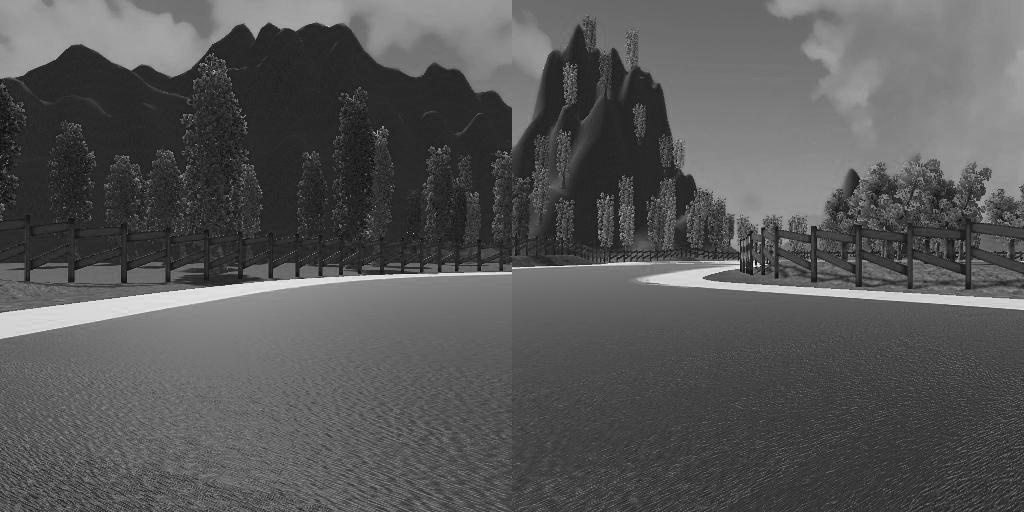
#> input picture Images/fun.jpg, 1024 x 512 px
$ python -i utilis.py   (imports and definitions only)
#> lines starting #> are read from the running program, lines starting #| are printed output that depends on the picture
#> further down, picture is the input picture: shape (512, 1024, 3); min 0, max 242, mean 87
import cv2, os
import numpy as np
import matplotlib.image as mpimg


IMAGE_HEIGHT, IMAGE_WIDTH, IMAGE_CHANNELS = 66, 200, 3
INPUT_SHAPE = (IMAGE_HEIGHT, IMAGE_WIDTH, IMAGE_CHANNELS)


# [6 lines left out: function load_image, not called in this run]


def crop(image):
    """
    Crop the image (removing the sky at the top and the car front at the bottom)
    """
    return image[60:-25, :, :] # remove the sky and the car front
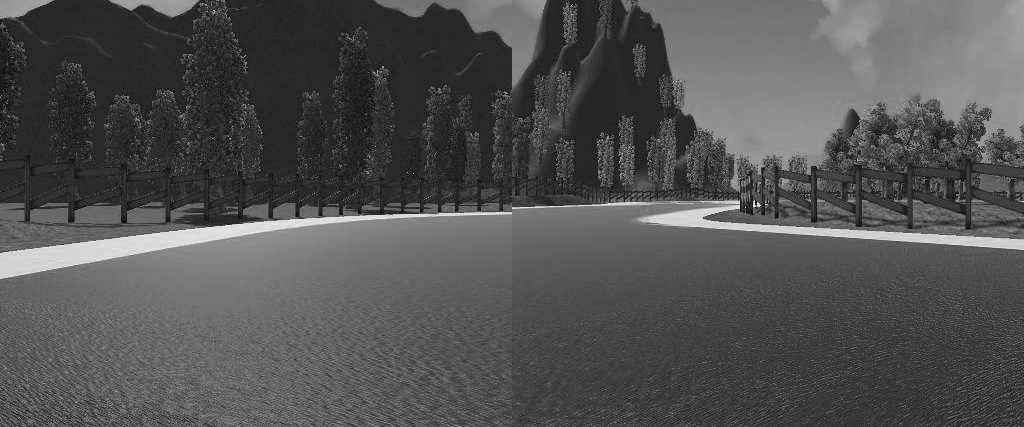
#> returned value: shape (427, 1024, 3); min 0, max 242, mean 82.7


def resize(image):
    """
    Resize the image to the input shape used by the network model
    """
    return cv2.resize(image, (IMAGE_WIDTH, IMAGE_HEIGHT), cv2.INTER_AREA)
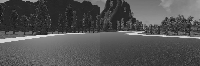
#> returned value: shape (66, 200, 3); min 11, max 231, mean 82.7


def rgb2yuv(image):
    """
    Convert the image from RGB to YUV (This is what the NVIDIA model does)
    """
    return cv2.cvtColor(image, cv2.COLOR_RGB2YUV)
#> returned value: shape (66, 200, 3); mean of channels 0, 1, 2 82.7, 128, 128


def preprocess(image):
    """
    Combine all preprocess functions into one
    """
    image = crop(image)
    image = resize(image)
    image = rgb2yuv(image)
    return image


# [112 lines left out: functions choose_image, random_flip, random_translate, random_brightness, augument, batch_generator, not called in this run]

>>> import cv2
>>> picture = cv2.cvtColor(cv2.imread('Images/fun.jpg'), cv2.COLOR_BGR2RGB)
>>> result = preprocess(picture)
